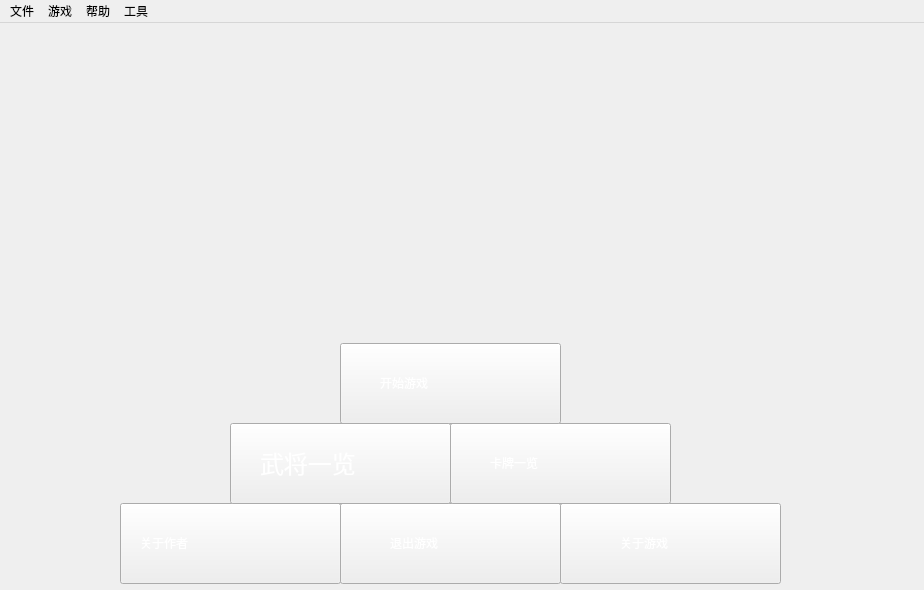
<?xml version="1.0" encoding="UTF-8"?>
<ui version="4.0">
 <class>MainWindow</class>
 <widget class="QMainWindow" name="MainWindow">
  <property name="geometry">
   <rect>
    <x>0</x>
    <y>0</y>
    <width>924</width>
    <height>590</height>
   </rect>
  </property>
  <property name="windowTitle">
   <string>MainWindow</string>
  </property>
  <widget class="QWidget" name="centralWidget">
   <widget class="QLabel" name="label6">
    <property name="geometry">
     <rect>
      <x>620</x>
      <y>480</y>
      <width>141</width>
      <height>81</height>
     </rect>
    </property>
    <property name="styleSheet">
     <string notr="true">color:rgb(255, 255, 255)</string>
    </property>
    <property name="text">
     <string>关于游戏</string>
    </property>
    <property name="textFormat">
     <enum>Qt::RichText</enum>
    </property>
    <property name="scaledContents">
     <bool>true</bool>
    </property>
   </widget>
   <widget class="QPushButton" name="AboutMan">
    <property name="geometry">
     <rect>
      <x>560</x>
      <y>480</y>
      <width>221</width>
      <height>81</height>
     </rect>
    </property>
    <property name="cursor">
     <cursorShape>OpenHandCursor</cursorShape>
    </property>
    <property name="text">
     <string/>
    </property>
   </widget>
   <widget class="QLabel" name="label_2">
    <property name="geometry">
     <rect>
      <x>390</x>
      <y>210</y>
      <width>72</width>
      <height>15</height>
     </rect>
    </property>
    <property name="text">
     <string/>
    </property>
   </widget>
   <widget class="QPushButton" name="AboutGame">
    <property name="geometry">
     <rect>
      <x>120</x>
      <y>480</y>
      <width>221</width>
      <height>81</height>
     </rect>
    </property>
    <property name="cursor">
     <cursorShape>OpenHandCursor</cursorShape>
    </property>
    <property name="text">
     <string/>
    </property>
   </widget>
   <widget class="QLabel" name="label_3">
    <property name="geometry">
     <rect>
      <x>170</x>
      <y>0</y>
      <width>561</width>
      <height>311</height>
     </rect>
    </property>
    <property name="text">
     <string/>
    </property>
    <property name="pixmap">
     <pixmap resource="image.qrc">:/image/LOGO.png</pixmap>
    </property>
    <property name="scaledContents">
     <bool>true</bool>
    </property>
   </widget>
   <widget class="QPushButton" name="ExitGame">
    <property name="geometry">
     <rect>
      <x>340</x>
      <y>480</y>
      <width>221</width>
      <height>81</height>
     </rect>
    </property>
    <property name="cursor">
     <cursorShape>OpenHandCursor</cursorShape>
    </property>
    <property name="text">
     <string/>
    </property>
   </widget>
   <widget class="QPushButton" name="CardView">
    <property name="geometry">
     <rect>
      <x>450</x>
      <y>400</y>
      <width>221</width>
      <height>81</height>
     </rect>
    </property>
    <property name="cursor">
     <cursorShape>OpenHandCursor</cursorShape>
    </property>
    <property name="text">
     <string/>
    </property>
   </widget>
   <widget class="QPushButton" name="StartGame">
    <property name="geometry">
     <rect>
      <x>340</x>
      <y>320</y>
      <width>221</width>
      <height>81</height>
     </rect>
    </property>
    <property name="cursor">
     <cursorShape>OpenHandCursor</cursorShape>
    </property>
    <property name="text">
     <string/>
    </property>
   </widget>
   <widget class="QLabel" name="label">
    <property name="geometry">
     <rect>
      <x>380</x>
      <y>320</y>
      <width>141</width>
      <height>81</height>
     </rect>
    </property>
    <property name="styleSheet">
     <string notr="true">color:rgb(255, 255, 255)</string>
    </property>
    <property name="text">
     <string>开始游戏</string>
    </property>
    <property name="textFormat">
     <enum>Qt::RichText</enum>
    </property>
    <property name="scaledContents">
     <bool>true</bool>
    </property>
   </widget>
   <widget class="QLabel" name="label4">
    <property name="geometry">
     <rect>
      <x>390</x>
      <y>480</y>
      <width>141</width>
      <height>81</height>
     </rect>
    </property>
    <property name="styleSheet">
     <string notr="true">color:rgb(255, 255, 255)</string>
    </property>
    <property name="text">
     <string>退出游戏</string>
    </property>
    <property name="textFormat">
     <enum>Qt::RichText</enum>
    </property>
    <property name="scaledContents">
     <bool>true</bool>
    </property>
   </widget>
   <widget class="QPushButton" name="GeneView">
    <property name="geometry">
     <rect>
      <x>230</x>
      <y>400</y>
      <width>221</width>
      <height>81</height>
     </rect>
    </property>
    <property name="cursor">
     <cursorShape>OpenHandCursor</cursorShape>
    </property>
    <property name="text">
     <string/>
    </property>
   </widget>
   <widget class="QLabel" name="label3">
    <property name="geometry">
     <rect>
      <x>490</x>
      <y>400</y>
      <width>141</width>
      <height>81</height>
     </rect>
    </property>
    <property name="styleSheet">
     <string notr="true">color:rgb(255, 255, 255)</string>
    </property>
    <property name="text">
     <string>卡牌一览</string>
    </property>
    <property name="textFormat">
     <enum>Qt::RichText</enum>
    </property>
    <property name="scaledContents">
     <bool>true</bool>
    </property>
   </widget>
   <widget class="QLabel" name="label5">
    <property name="geometry">
     <rect>
      <x>140</x>
      <y>480</y>
      <width>141</width>
      <height>81</height>
     </rect>
    </property>
    <property name="styleSheet">
     <string notr="true">color:rgb(255, 255, 255)</string>
    </property>
    <property name="text">
     <string>关于作者</string>
    </property>
    <property name="textFormat">
     <enum>Qt::RichText</enum>
    </property>
    <property name="scaledContents">
     <bool>true</bool>
    </property>
   </widget>
   <widget class="QLabel" name="label2">
    <property name="geometry">
     <rect>
      <x>260</x>
      <y>410</y>
      <width>141</width>
      <height>61</height>
     </rect>
    </property>
    <property name="font">
     <font>
      <family>Microsoft YaHei</family>
      <pointsize>18</pointsize>
     </font>
    </property>
    <property name="styleSheet">
     <string notr="true">color:rgb(255, 255, 255)</string>
    </property>
    <property name="text">
     <string>武将一览</string>
    </property>
    <property name="textFormat">
     <enum>Qt::RichText</enum>
    </property>
    <property name="scaledContents">
     <bool>true</bool>
    </property>
   </widget>
   <zorder>AboutMan</zorder>
   <zorder>label6</zorder>
   <zorder>label_2</zorder>
   <zorder>AboutGame</zorder>
   <zorder>label_3</zorder>
   <zorder>ExitGame</zorder>
   <zorder>CardView</zorder>
   <zorder>StartGame</zorder>
   <zorder>label</zorder>
   <zorder>label4</zorder>
   <zorder>GeneView</zorder>
   <zorder>label3</zorder>
   <zorder>label5</zorder>
   <zorder>label2</zorder>
  </widget>
  <widget class="QMenuBar" name="menuBar">
   <property name="geometry">
    <rect>
     <x>0</x>
     <y>0</y>
     <width>924</width>
     <height>26</height>
    </rect>
   </property>
   <widget class="QMenu" name="menu">
    <property name="title">
     <string>文件</string>
    </property>
   </widget>
   <widget class="QMenu" name="menu_2">
    <property name="title">
     <string>游戏</string>
    </property>
   </widget>
   <widget class="QMenu" name="menu_3">
    <property name="title">
     <string>帮助</string>
    </property>
   </widget>
   <widget class="QMenu" name="menu_4">
    <property name="title">
     <string>工具</string>
    </property>
   </widget>
   <addaction name="menu"/>
   <addaction name="menu_2"/>
   <addaction name="menu_3"/>
   <addaction name="menu_4"/>
  </widget>
 </widget>
 <layoutdefault spacing="6" margin="11"/>
 <resources>
  <include location="image.qrc"/>
 </resources>
 <connections/>
</ui>
